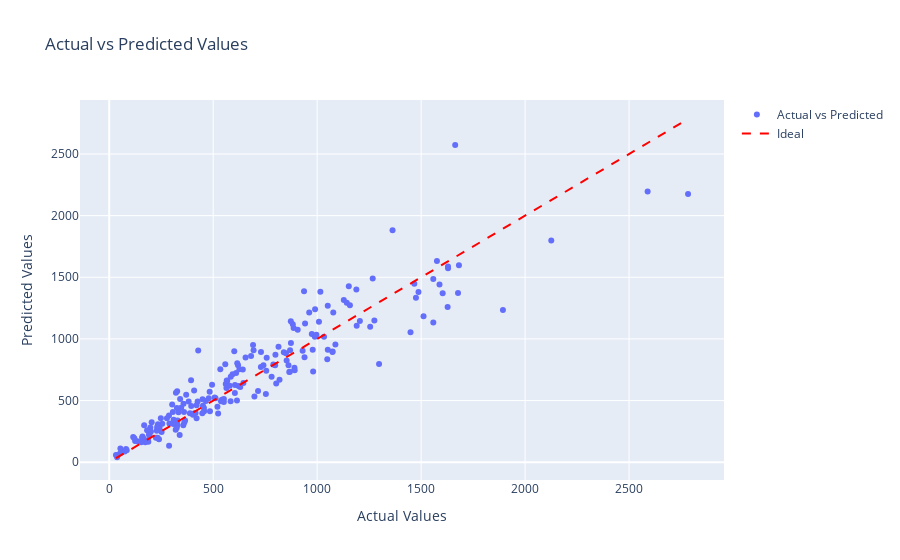

The code cell stored with this chart in its notebook:
### Markdown cell above
### Comparison of the actual and predicted results

### Code cell
# Predict on the test set
y_pred = model.predict(x_test)

# Create a scatter plot with actual vs predicted values
fig = go.Figure()
fig.add_trace(go.Scatter(x=y_test.flatten(),y=y_pred,mode='markers',name='Actual vs Predicted'))

# Add a line representing the ideal case
fig.add_trace(go.Scatter(
    x=[min(y_test.flatten()), max(y_test.flatten())],
    y=[min(y_test.flatten()), max(y_test.flatten())],
    mode='lines',name='Ideal',line=dict(color='red', dash='dash')))

fig.update_layout(title='Actual vs Predicted Values',xaxis_title='Actual Values',yaxis_title='Predicted Values',showlegend=True,)
fig.show()

### Figure 1 — Plotly figure (JSON) as saved in the notebook; plotly's stock layout.template omitted (floating-point values rounded to 4 significant figures; data arrays with more than 128 entries replaced by an {"elided": "..."} marker saying what was removed)
{"data": [{"mode": "markers", "name": "Actual vs Predicted", "type": "scatter", "x": {"elided": "200 float values"}, "y": {"elided": "200 float values"}}, {"line": {"color": "red", "dash": "dash"}, "mode": "lines", "name": "Ideal", "type": "scatter", "x": [32.35, 2784.0], "y": [32.35, 2784.0]}], "layout": {"showlegend": true, "title": {"text": "Actual vs Predicted Values"}, "xaxis": {"title": {"text": "Actual Values"}}, "yaxis": {"title": {"text": "Predicted Values"}}}}
